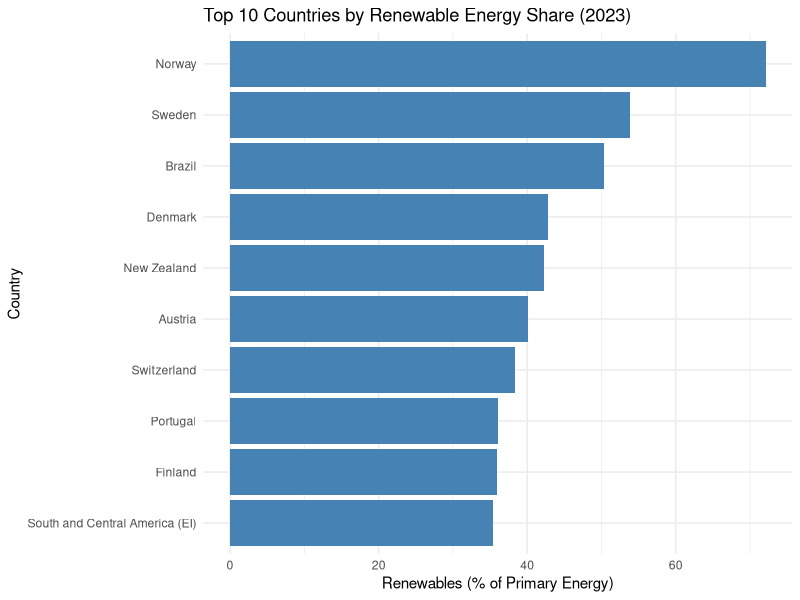
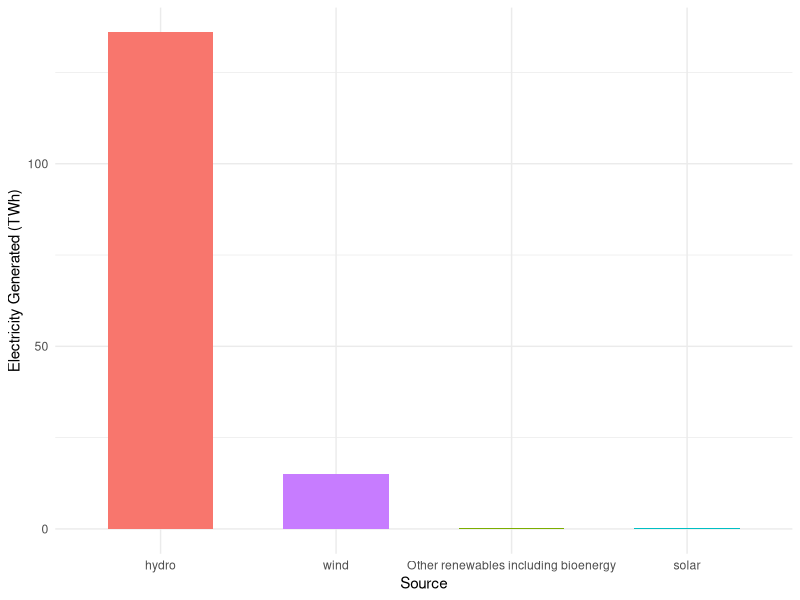

Recreate these plots in R, in order.
## ---- chunk 1
library(readr)
library(tidyverse)
data <- read_csv("renewable-share-energy.csv/renewable-share-energy.csv")

top10_clean <- data %>%
  filter(Year == 2023, 
         !Entity %in% c("World", "Africa", "Asia", "Europe", "Oceania", 
                        "North America", "South America", "Eastern Africa (EI)")) %>%
  arrange(desc(`Renewables (% equivalent primary energy)`)) %>%
  slice(1:10)

## ---- chunk 2
library(knitr)

top10_clean %>%
  select(Entity, Code, Year, `Renewables (% equivalent primary energy)`) %>%
  rename(
    Country = Entity,
    `Renewables (%)` = `Renewables (% equivalent primary energy)`
  ) %>%
  kable(caption = "Table 1. Top 10 Countries by Share of Renewable Energy in 2023")
## ---- chunk 3

ggplot(top10_clean, aes(x = reorder(Entity, `Renewables (% equivalent primary energy)`), 
                  y = `Renewables (% equivalent primary energy)`)) +
  geom_col(fill = "steelblue") +
  coord_flip() +
  labs(
    title = "Top 10 Countries by Renewable Energy Share (2023)",
    x = "Country",
    y = "Renewables (% of Primary Energy)"
  ) +
  theme_minimal()

## ---- chunk 4

norway_prod <- read_csv("modern-renewable-prod.filtered/modern-renewable-prod.csv")

norway_2023 <- norway_prod %>%
  filter(Entity == "Norway", Year == 2023) %>%
  select(
    `Electricity from wind - TWh`,
    `Electricity from hydro - TWh`,
    `Electricity from solar - TWh`,
    `Other renewables including bioenergy - TWh`
  ) %>%
  pivot_longer(everything(), names_to = "Source", values_to = "TWh") %>%
  mutate(Source = str_replace(Source, "Electricity from ", ""),
         Source = str_replace(Source, " - TWh", ""))

kable(norway_2023, caption = "Table 2. Norway's Renewable Electricity Generation by Source in 2023 (TWh)")
## ---- chunk 5
ggplot(norway_2023, aes(x = reorder(Source, -TWh), y = TWh, fill = Source)) +
  geom_bar(stat = "identity", width = 0.6) +
  labs(x = "Source", y = "Electricity Generated (TWh)") +
  theme_minimal() +
  theme(legend.position = "none")
